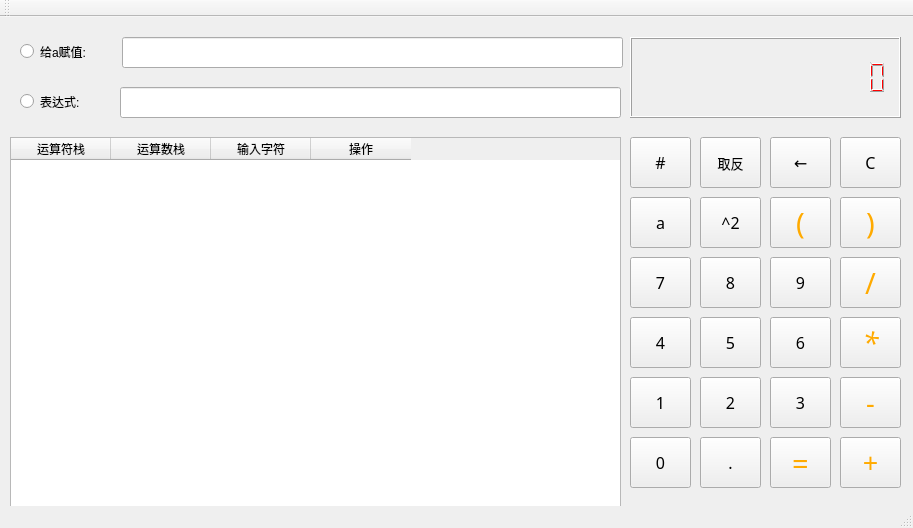
<?xml version="1.0" encoding="UTF-8"?>
<ui version="4.0">
 <class>MainWindow</class>
 <widget class="QMainWindow" name="MainWindow">
  <property name="geometry">
   <rect>
    <x>0</x>
    <y>0</y>
    <width>913</width>
    <height>528</height>
   </rect>
  </property>
  <property name="windowTitle">
   <string>MainWindow</string>
  </property>
  <widget class="QWidget" name="centralWidget">
   <widget class="QPushButton" name="pushButton_4">
    <property name="geometry">
     <rect>
      <x>630</x>
      <y>300</y>
      <width>61</width>
      <height>51</height>
     </rect>
    </property>
    <property name="font">
     <font>
      <family>Adobe Arabic</family>
      <pointsize>12</pointsize>
     </font>
    </property>
    <property name="text">
     <string>4</string>
    </property>
   </widget>
   <widget class="QPushButton" name="pushButton_7">
    <property name="geometry">
     <rect>
      <x>630</x>
      <y>240</y>
      <width>61</width>
      <height>51</height>
     </rect>
    </property>
    <property name="font">
     <font>
      <family>Adobe Arabic</family>
      <pointsize>12</pointsize>
     </font>
    </property>
    <property name="text">
     <string>7</string>
    </property>
   </widget>
   <widget class="QPushButton" name="pushButton_pt">
    <property name="geometry">
     <rect>
      <x>700</x>
      <y>420</y>
      <width>61</width>
      <height>51</height>
     </rect>
    </property>
    <property name="font">
     <font>
      <family>Adobe Arabic</family>
      <pointsize>12</pointsize>
     </font>
    </property>
    <property name="text">
     <string>.</string>
    </property>
   </widget>
   <widget class="QPushButton" name="pushButton_eq">
    <property name="geometry">
     <rect>
      <x>770</x>
      <y>420</y>
      <width>61</width>
      <height>51</height>
     </rect>
    </property>
    <property name="font">
     <font>
      <family>Adobe Arabic</family>
      <pointsize>22</pointsize>
     </font>
    </property>
    <property name="styleSheet">
     <string notr="true">color: rgb(255, 170, 0);</string>
    </property>
    <property name="text">
     <string>=</string>
    </property>
   </widget>
   <widget class="QPushButton" name="pushButton_add">
    <property name="geometry">
     <rect>
      <x>840</x>
      <y>420</y>
      <width>61</width>
      <height>51</height>
     </rect>
    </property>
    <property name="font">
     <font>
      <family>Adobe Arabic</family>
      <pointsize>20</pointsize>
     </font>
    </property>
    <property name="styleSheet">
     <string notr="true">color: rgb(255, 170, 0);</string>
    </property>
    <property name="text">
     <string>+</string>
    </property>
   </widget>
   <widget class="QPushButton" name="pushButton_sub">
    <property name="geometry">
     <rect>
      <x>840</x>
      <y>360</y>
      <width>61</width>
      <height>51</height>
     </rect>
    </property>
    <property name="font">
     <font>
      <family>Adobe Arabic</family>
      <pointsize>20</pointsize>
     </font>
    </property>
    <property name="styleSheet">
     <string notr="true">color: rgb(255, 170, 0);</string>
    </property>
    <property name="text">
     <string>-</string>
    </property>
   </widget>
   <widget class="QPushButton" name="pushButton_time">
    <property name="geometry">
     <rect>
      <x>840</x>
      <y>300</y>
      <width>61</width>
      <height>51</height>
     </rect>
    </property>
    <property name="font">
     <font>
      <family>Adobe Arabic</family>
      <pointsize>22</pointsize>
      <italic>true</italic>
     </font>
    </property>
    <property name="styleSheet">
     <string notr="true">color: rgb(255, 170, 0);</string>
    </property>
    <property name="text">
     <string>*</string>
    </property>
   </widget>
   <widget class="QPushButton" name="pushButton_div">
    <property name="geometry">
     <rect>
      <x>840</x>
      <y>240</y>
      <width>61</width>
      <height>51</height>
     </rect>
    </property>
    <property name="font">
     <font>
      <family>Adobe Arabic</family>
      <pointsize>22</pointsize>
     </font>
    </property>
    <property name="styleSheet">
     <string notr="true">color: rgb(255, 170, 0);</string>
    </property>
    <property name="text">
     <string>/</string>
    </property>
   </widget>
   <widget class="QPushButton" name="pushButton_2">
    <property name="geometry">
     <rect>
      <x>700</x>
      <y>360</y>
      <width>61</width>
      <height>51</height>
     </rect>
    </property>
    <property name="font">
     <font>
      <family>Adobe Arabic</family>
      <pointsize>12</pointsize>
     </font>
    </property>
    <property name="text">
     <string>2</string>
    </property>
   </widget>
   <widget class="QPushButton" name="pushButton_3">
    <property name="geometry">
     <rect>
      <x>770</x>
      <y>360</y>
      <width>61</width>
      <height>51</height>
     </rect>
    </property>
    <property name="font">
     <font>
      <family>Adobe Arabic</family>
      <pointsize>12</pointsize>
     </font>
    </property>
    <property name="text">
     <string>3</string>
    </property>
   </widget>
   <widget class="QPushButton" name="pushButton_5">
    <property name="geometry">
     <rect>
      <x>700</x>
      <y>300</y>
      <width>61</width>
      <height>51</height>
     </rect>
    </property>
    <property name="font">
     <font>
      <family>Adobe Arabic</family>
      <pointsize>12</pointsize>
     </font>
    </property>
    <property name="text">
     <string>5</string>
    </property>
   </widget>
   <widget class="QPushButton" name="pushButton_6">
    <property name="geometry">
     <rect>
      <x>770</x>
      <y>300</y>
      <width>61</width>
      <height>51</height>
     </rect>
    </property>
    <property name="font">
     <font>
      <family>Adobe Arabic</family>
      <pointsize>12</pointsize>
     </font>
    </property>
    <property name="text">
     <string>6</string>
    </property>
   </widget>
   <widget class="QPushButton" name="pushButton_8">
    <property name="geometry">
     <rect>
      <x>700</x>
      <y>240</y>
      <width>61</width>
      <height>51</height>
     </rect>
    </property>
    <property name="font">
     <font>
      <family>Adobe Arabic</family>
      <pointsize>12</pointsize>
     </font>
    </property>
    <property name="text">
     <string>8</string>
    </property>
   </widget>
   <widget class="QPushButton" name="pushButton_9">
    <property name="geometry">
     <rect>
      <x>770</x>
      <y>240</y>
      <width>61</width>
      <height>51</height>
     </rect>
    </property>
    <property name="font">
     <font>
      <family>Adobe Arabic</family>
      <pointsize>12</pointsize>
     </font>
    </property>
    <property name="text">
     <string>9</string>
    </property>
   </widget>
   <widget class="QPushButton" name="pushButton_rb">
    <property name="geometry">
     <rect>
      <x>840</x>
      <y>180</y>
      <width>61</width>
      <height>51</height>
     </rect>
    </property>
    <property name="font">
     <font>
      <family>Adobe Arabic</family>
      <pointsize>22</pointsize>
     </font>
    </property>
    <property name="styleSheet">
     <string notr="true">color: rgb(255, 170, 0);</string>
    </property>
    <property name="text">
     <string>)</string>
    </property>
   </widget>
   <widget class="QPushButton" name="pushButton_back">
    <property name="geometry">
     <rect>
      <x>770</x>
      <y>120</y>
      <width>61</width>
      <height>51</height>
     </rect>
    </property>
    <property name="font">
     <font>
      <family>Adobe Arabic</family>
      <pointsize>12</pointsize>
     </font>
    </property>
    <property name="text">
     <string>←</string>
    </property>
   </widget>
   <widget class="QPushButton" name="pushButton_clear">
    <property name="geometry">
     <rect>
      <x>840</x>
      <y>120</y>
      <width>61</width>
      <height>51</height>
     </rect>
    </property>
    <property name="font">
     <font>
      <family>Adobe Arabic</family>
      <pointsize>12</pointsize>
     </font>
    </property>
    <property name="text">
     <string>C</string>
    </property>
   </widget>
   <widget class="QLineEdit" name="lineEdit">
    <property name="geometry">
     <rect>
      <x>120</x>
      <y>70</y>
      <width>501</width>
      <height>31</height>
     </rect>
    </property>
   </widget>
   <widget class="QPushButton" name="pushButton_end">
    <property name="geometry">
     <rect>
      <x>630</x>
      <y>120</y>
      <width>61</width>
      <height>51</height>
     </rect>
    </property>
    <property name="font">
     <font>
      <family>Adobe Arabic</family>
      <pointsize>12</pointsize>
     </font>
    </property>
    <property name="text">
     <string>#</string>
    </property>
   </widget>
   <widget class="QPushButton" name="pushButton_a">
    <property name="geometry">
     <rect>
      <x>630</x>
      <y>180</y>
      <width>61</width>
      <height>51</height>
     </rect>
    </property>
    <property name="font">
     <font>
      <family>Adobe Arabic</family>
      <pointsize>12</pointsize>
     </font>
    </property>
    <property name="text">
     <string>a</string>
    </property>
   </widget>
   <widget class="QPushButton" name="pushButton_double">
    <property name="geometry">
     <rect>
      <x>700</x>
      <y>180</y>
      <width>61</width>
      <height>51</height>
     </rect>
    </property>
    <property name="font">
     <font>
      <family>Adobe Arabic</family>
      <pointsize>12</pointsize>
     </font>
    </property>
    <property name="text">
     <string>^2</string>
    </property>
   </widget>
   <widget class="QPushButton" name="pushButton_op">
    <property name="geometry">
     <rect>
      <x>700</x>
      <y>120</y>
      <width>61</width>
      <height>51</height>
     </rect>
    </property>
    <property name="font">
     <font>
      <family>Adobe Arabic</family>
      <pointsize>10</pointsize>
     </font>
    </property>
    <property name="text">
     <string>取反</string>
    </property>
   </widget>
   <widget class="QPushButton" name="pushButton_0">
    <property name="geometry">
     <rect>
      <x>630</x>
      <y>420</y>
      <width>61</width>
      <height>51</height>
     </rect>
    </property>
    <property name="font">
     <font>
      <family>Adobe Arabic</family>
      <pointsize>12</pointsize>
     </font>
    </property>
    <property name="text">
     <string>0</string>
    </property>
   </widget>
   <widget class="QLCDNumber" name="lcdNumber">
    <property name="geometry">
     <rect>
      <x>630</x>
      <y>20</y>
      <width>271</width>
      <height>81</height>
     </rect>
    </property>
    <property name="styleSheet">
     <string notr="true">color: rgb(255, 0, 0);</string>
    </property>
    <property name="digitCount">
     <number>15</number>
    </property>
   </widget>
   <widget class="QPushButton" name="pushButton_lb">
    <property name="geometry">
     <rect>
      <x>770</x>
      <y>180</y>
      <width>61</width>
      <height>51</height>
     </rect>
    </property>
    <property name="font">
     <font>
      <family>Adobe Arabic</family>
      <pointsize>22</pointsize>
     </font>
    </property>
    <property name="styleSheet">
     <string notr="true">color: rgb(255, 170, 0);</string>
    </property>
    <property name="text">
     <string>(</string>
    </property>
   </widget>
   <widget class="QPushButton" name="pushButton_1">
    <property name="geometry">
     <rect>
      <x>630</x>
      <y>360</y>
      <width>61</width>
      <height>51</height>
     </rect>
    </property>
    <property name="font">
     <font>
      <family>Adobe Arabic</family>
      <pointsize>12</pointsize>
     </font>
    </property>
    <property name="styleSheet">
     <string notr="true">color:rgb(0, 0, 0)</string>
    </property>
    <property name="text">
     <string>1</string>
    </property>
   </widget>
   <widget class="QTableWidget" name="tableWidget">
    <property name="geometry">
     <rect>
      <x>10</x>
      <y>120</y>
      <width>611</width>
      <height>381</height>
     </rect>
    </property>
    <column>
     <property name="text">
      <string>运算符栈</string>
     </property>
    </column>
    <column>
     <property name="text">
      <string>运算数栈</string>
     </property>
    </column>
    <column>
     <property name="text">
      <string>输入字符</string>
     </property>
    </column>
    <column>
     <property name="text">
      <string>操作</string>
     </property>
    </column>
   </widget>
   <widget class="QLineEdit" name="lineEdit_2">
    <property name="geometry">
     <rect>
      <x>122</x>
      <y>20</y>
      <width>501</width>
      <height>31</height>
     </rect>
    </property>
   </widget>
   <widget class="QRadioButton" name="radioButton">
    <property name="geometry">
     <rect>
      <x>20</x>
      <y>24</y>
      <width>101</width>
      <height>21</height>
     </rect>
    </property>
    <property name="text">
     <string>给a赋值:</string>
    </property>
   </widget>
   <widget class="QRadioButton" name="radioButton_2">
    <property name="geometry">
     <rect>
      <x>20</x>
      <y>64</y>
      <width>131</width>
      <height>41</height>
     </rect>
    </property>
    <property name="text">
     <string>表达式:</string>
    </property>
   </widget>
  </widget>
  <widget class="QMenuBar" name="menuBar">
   <property name="geometry">
    <rect>
     <x>0</x>
     <y>0</y>
     <width>913</width>
     <height>17</height>
    </rect>
   </property>
  </widget>
  <widget class="QToolBar" name="mainToolBar">
   <attribute name="toolBarArea">
    <enum>TopToolBarArea</enum>
   </attribute>
   <attribute name="toolBarBreak">
    <bool>false</bool>
   </attribute>
  </widget>
  <widget class="QStatusBar" name="statusBar"/>
 </widget>
 <layoutdefault spacing="6" margin="11"/>
 <resources/>
 <connections/>
</ui>
